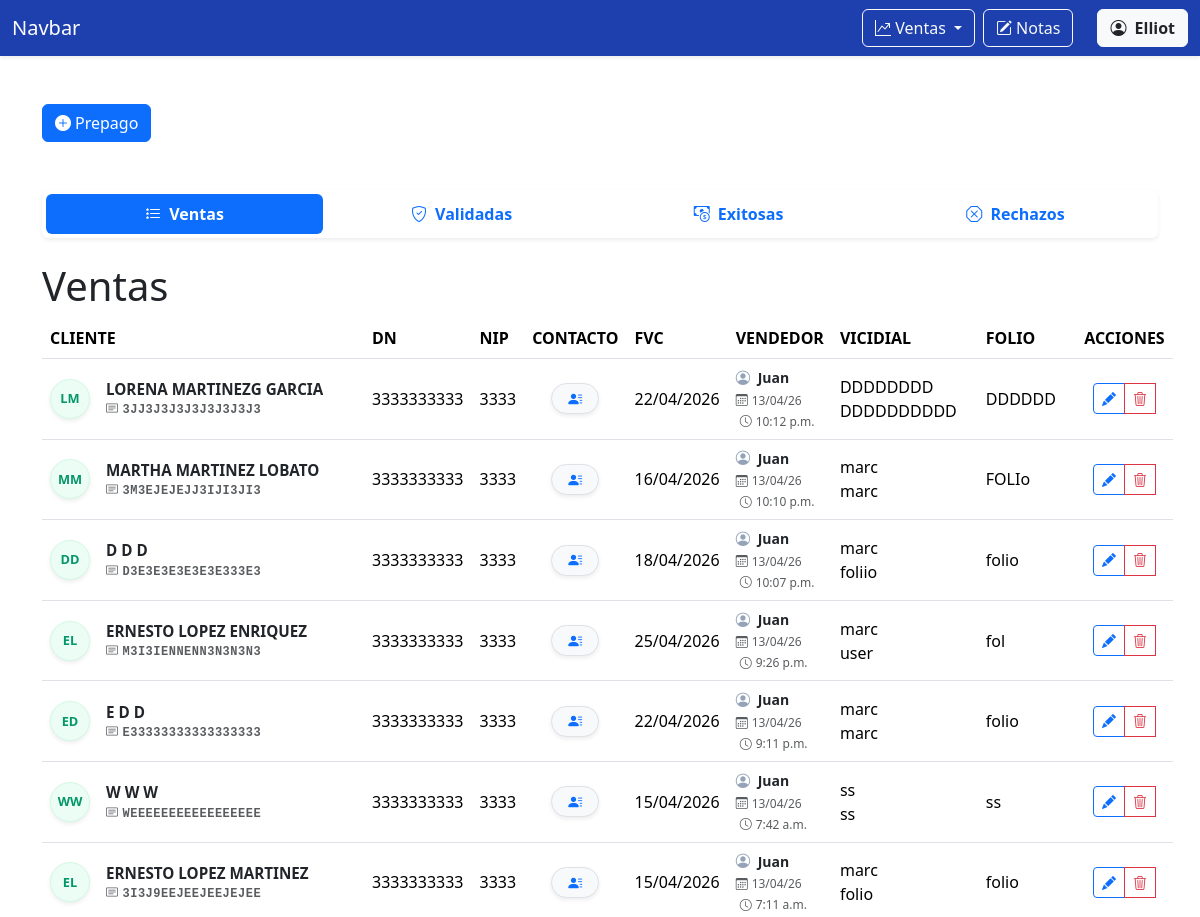
The app's page /ventas/prepago/ (signed in, upper part), older data.
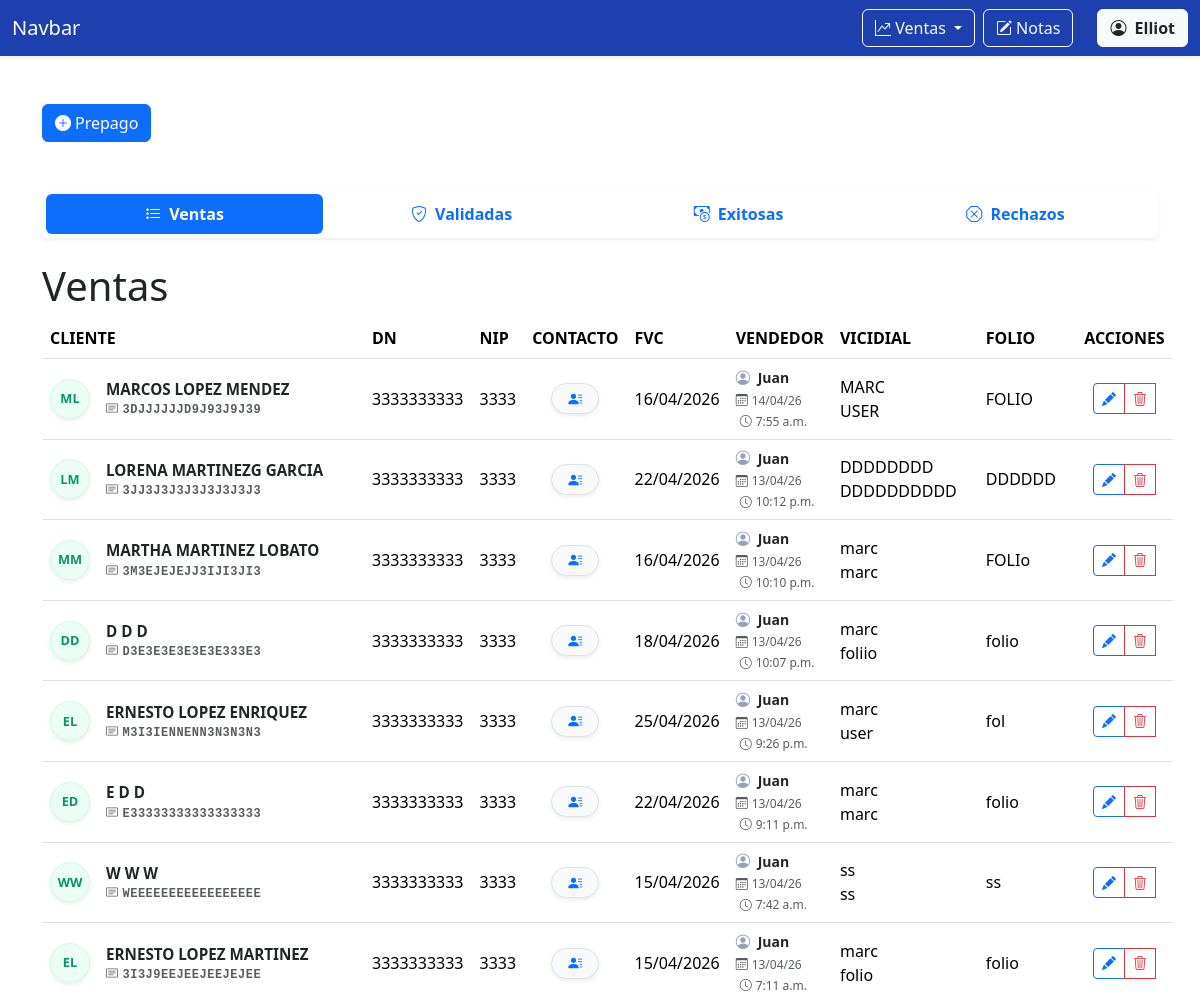
The same page, newer data.
### ventas/models.py (models this page shows)
class VentaPrepago(models.Model):
    nombre = models.CharField('NOMBRE(S)',max_length=100)
    apellido_paterno = models.CharField('APELLIDO PATERNO', max_length=100)
    apellido_materno = models.CharField('APELLIDO MATERNO', max_length=100,blank=True, default='')
    curp = models.CharField('CURP', max_length=18,validators=[MinLengthValidator(18)])
    dn = models.CharField('DN', max_length=10, validators=[numeric_validator, MinLengthValidator(10)])
    nip = models.CharField('NIP', max_length=4, validators=[numeric_validator, MinLengthValidator(4)], help_text='Solo se permiten números.')
    contact1 = models.CharField('CONTACTO1', max_length=16, validators=[MinLengthValidator(10), RegexValidator(r'^[A-Z0-9 ]+$')])
    contact2 = models.CharField('CONTACTO 2', max_length=10, validators=[numeric_validator, MinLengthValidator(10)])
    fvc = models.DateField('FVC')
    acepta_promo = models.BooleanField('ACEPTA PROMO', null=True, blank=True, choices=[(True, 'Sí'), (False, 'No')])
    STATUS_CHOICES = [
        ('en_proceso', 'EN PROCESO'),
        ('nip_incorrecto', 'NIP INCORRECTO'),
        ('curp_incorrecto', 'CURP INCORRECTO'),
        ('sin_fvc', 'SIN FVC'),
        ('exitosa', 'EXITOSA'),
        ('baja_exportada', 'BAJA EXPORTADA'),
        ('alta', 'ALTA'),
        ('gestionada_por_otro_call_center', 'GESTIONADA POR OTRO CALL CENTER'),
        ('sin_nip', 'SIN NIP'),
        ('futura', 'FUTURA'),
        ('linea_movistar', 'LINEA MOVISTAR'),
        ('cac_lejano', 'CAC LEJANO'),
    ]
    status = models.CharField(
        'Status',
        max_length=100,
        choices=STATUS_CHOICES,
        default='en_proceso'
    )
    email = models.EmailField('EMAIL', max_length=254)
    folio = models.CharField('FOLIO', max_length=100)
    usuario_marcador = models.CharField('USUARIO MARCADOR', max_length=100)
    marcador = models.CharField('MARCADOR', max_length=100)
    validador = models.ForeignKey(User, on_delete=models.SET_NULL, null=True, blank=True, related_name='validador')
    created = models.DateTimeField(auto_now_add=True)
    user = models.ForeignKey(User, on_delete=models.CASCADE, related_name='vendedor')

### ventas/views.py (the view, shortened to what this page needs)
# urls.py: path('prepago/', views.prepago, name='prepago'),
@login_required
def prepago(request):
    es_superior = request.user.is_superuser or request.user.groups.filter(name__in=['VALIDADORES', 'SUPERVISORES']).exists()
    if request.method == 'GET':
        if es_superior:
            base_queryset = VentaPrepago.objects.all()
        else:
            base_queryset = VentaPrepago.objects.filter(user=request.user)
        ventas_prepago = base_queryset.filter(acepta_promo=None).order_by('-created')
        ventas_prepago_validadas = base_queryset.filter(acepta_promo=True).order_by('-created')
        return render(request, 'prepago.html', {
            'form': VentaPrepagoForm(),
            'ventas_prepago': ventas_prepago,
            'ventas_prepago_validadas': ventas_prepago_validadas,
            'es_superior': es_superior  # Pasamos esta bandera al HTML
        })

### ventas/templates/prepago.html (shortened to what the changed rows need)
{% extends 'base.html' %} {% block content %}
<div class="container mt-5 mb-5" id="moduloVentas">
  <div class="tab-content mt-3" id="pills-tabContent">
    <div class="tab-pane fade {% if not request.GET.tab or request.GET.tab == 'ventas' %}show active{% endif %}"
      id="ventas" role="tabpanel">
      <h1>Ventas</h1>
      <table class="table table-hover align-middle">
        <thead>
          <tr>
            <th scope="col">CLIENTE</th>
            <th scope="col">DN</th>
            <th scope="col">NIP</th>
            <th scope="col">CONTACTO</th>
            <th scope="col">FVC</th>
            <th scope="col">VENDEDOR</th>
            <th scope="col">VICIDIAL</th>
            <th scope="col">FOLIO</th>
            <th scope="col" class="text-center">ACCIONES</th>
          </tr>
        </thead>
        <tbody>
          {% for venta_prepago in ventas_prepago %}
          <tr>
            <th scope="row" class="align-middle">
              <div class="d-flex align-items-center">
                <div class="avatar-circle me-3 d-flex align-items-center justify-content-center shadow-sm"
                  style="width: 40px; height: 40px; background-color: #ecfdf5; color: #059669; border: 1px solid #d1fae5; border-radius: 50%; font-weight: bold; font-size: 0.8rem; flex-shrink: 0;">
                  {{venta_prepago.nombre|first|upper}}{{venta_prepago.apellido_paterno|first|upper}}
                </div>
                <div class="d-flex flex-column" style="line-height: 1.2;">
                  <span class="text-dark fw-bold"
                    style="font-size: 0.95rem; max-width: 250px; overflow: hidden; text-overflow: ellipsis; white-space: nowrap;"
                    title="{{ venta_prepago.nombre }} {{ venta_prepago.apellido_paterno }} {{ venta_prepago.apellido_materno }}">
                    {{venta_prepago.nombre}} {{venta_prepago.apellido_paterno}} {{venta_prepago.apellido_materno}}
                  </span>
                  <small class="text-muted font-monospace mt-1"
                    style="font-size: 0.75rem; letter-spacing: 0.5px; white-space: nowrap;">
                    <i class="bi bi-card-text me-1"></i>{{venta_prepago.curp}}
                  </small>
                </div>
              </div>
            </th>
            <td>{{venta_prepago.dn}}</td>
            <td>{{venta_prepago.nip}}</td>
            <td class="align-middle text-center">
              <button type="button" class="btn btn-sm btn-light border shadow-sm rounded-pill px-3"
                data-bs-toggle="popover" data-bs-placement="right" data-bs-html="true" data-bs-title="Contacto"
                data-bs-content="
              <div class='text-start small'>
              <i class='bi bi-telephone-fill me-1 text-primary'></i>{{ venta_prepago.contact1 }}<br>
              <i class='bi bi-telephone-fill me-1 text-primary'></i>{{ venta_prepago.contact2 }}<br>
              <hr class='my-1'>
              <i class='bi bi-envelope-fill me-1 text-primary'></i>
              <span class='text-primary'>{{ venta_prepago.email }}</span>
            </div>">
                <i class="bi bi-person-lines-fill text-primary"></i>
              </button>
            </td>
            <td>{{venta_prepago.fvc|date:"d/m/Y"}}</td>
            <td>
              <div class="text-muted small">
                <i class="bi bi-person-circle me-1" style="color: #94a3b8; font-size: 0.9rem;"></i>
                <span class="fw-bold text-dark me-2">{{ venta_prepago.user.first_name }}</span> <br>
                <span style="font-size: 0.75rem;">
                  <i class="bi bi-calendar3 me-1"></i>{{ venta_prepago.created|date:"d/m/y" }}
                  <i class="bi bi-clock ms-1 me-1"></i>{{ venta_prepago.created|time:"g:i a" }}
                </span>
              </div>
            </td>
            <td>{{venta_prepago.marcador}}<br>
              {{venta_prepago.usuario_marcador}}
            </td>
            <td>{{venta_prepago.folio}}</td>
            <td class="text-center">
              <div class="btn-group" role="group">
                <button type="button" class="btn btn-sm btn-outline-primary" title="Editar" data-bs-toggle="modal"
                  data-bs-target="#updatePrepagoModal{{venta_prepago.id}}">
                  <i class="bi bi-pencil-fill"></i>
                </button>
                <button type="button" class="btn btn-sm btn-outline-danger" title="Eliminar" data-bs-toggle="modal"
                  data-bs-target="#deletePrepagoModal{{venta_prepago.id}}">
                  <i class="bi bi-trash3"></i>
                </button>
              </div>
            </td>
          </tr>
          {% endfor %}
        </tbody>
      </table>
    </div>
  </div>
</div>
{% endblock content %}

Row changes from the older to the newer data that the page shows:
added VentaPrepago: nombre|first "M", apellido_paterno|first "L", nombre "MARCOS", apellido_paterno "LOPEZ", apellido_materno "MENDEZ", curp "3DJJJJJJD9J93J9J39", dn "3333333333", nip "3333", fvc "16/04/2026", user.first_name "Juan", created "14/04/26", created "7:55 a.m.", marcador "MARC", usuario_marcador "USER", folio "FOLIO"
